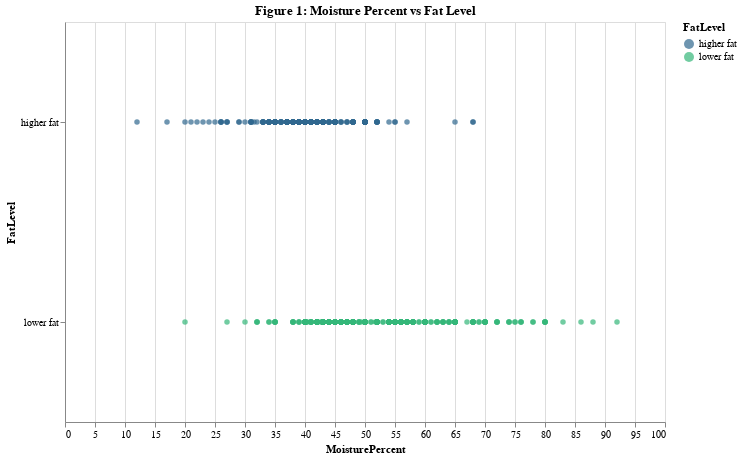

Notebook source saved alongside this figure:
### Markdown cell above
In order to follow the Golden Rule where test data cannot influence the training model. We will need to split the data in to test dataframes and training data frames. Splitting the data into training and test sets ensures that the model is trained on one subset of the data and evaluated on another. This helps in assessing the model's performance on unseen data, mimicking real-world scenarios. Setting a random state parameter ensures that the data splitting is consistent across multiple runs. This makes the results reproducible, which is important for debugging, comparing different models, and validating results.

### Code cell
train_df, test_df = train_test_split(cheese_df, test_size=0.3, random_state=123)

# Plot with Altair
alt.Chart(cheese_df).mark_circle().encode(
    x='MoisturePercent:Q',
    y='FatLevel:N',
    color=alt.Color('FatLevel', scale=alt.Scale(scheme='viridis')),
    tooltip=['MoisturePercent', 'FatLevel']
).properties(
    width=600,
    height=400,
    title='Figure 1: Moisture Percent vs Fat Level'
).interactive()

### Figure 1 — Vega-Lite specification as saved in the notebook (floating-point values rounded to 4 significant figures; data arrays with more than 128 entries replaced by an {"elided": "..."} marker saying what was removed)
{"config": {"view": {"continuousWidth": 400, "continuousHeight": 300}}, "data": {"name": "data-9e1ead429797596045ea8f1ed08573dc"}, "mark": "circle", "encoding": {"color": {"type": "nominal", "field": "FatLevel", "scale": {"scheme": "viridis"}}, "tooltip": [{"type": "quantitative", "field": "MoisturePercent"}, {"type": "nominal", "field": "FatLevel"}], "x": {"type": "quantitative", "field": "MoisturePercent"}, "y": {"type": "nominal", "field": "FatLevel"}}, "height": 400, "selection": {"selector001": {"type": "interval", "bind": "scales", "encodings": ["x", "y"]}}, "title": "Figure 1: Moisture Percent vs Fat Level", "width": 600, "$schema": "https://vega.github.io/schema/vega-lite/v4.8.1.json", "datasets": {"data-9e1ead429797596045ea8f1ed08573dc": {"elided": "1042 records"}}}
